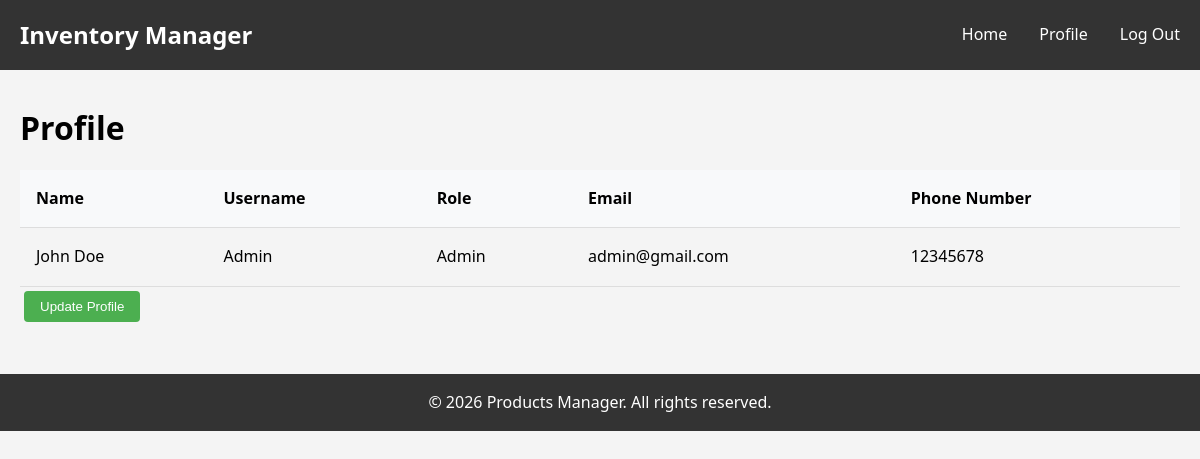
Page /pages/profile.php (signed in) on the earlier database version.
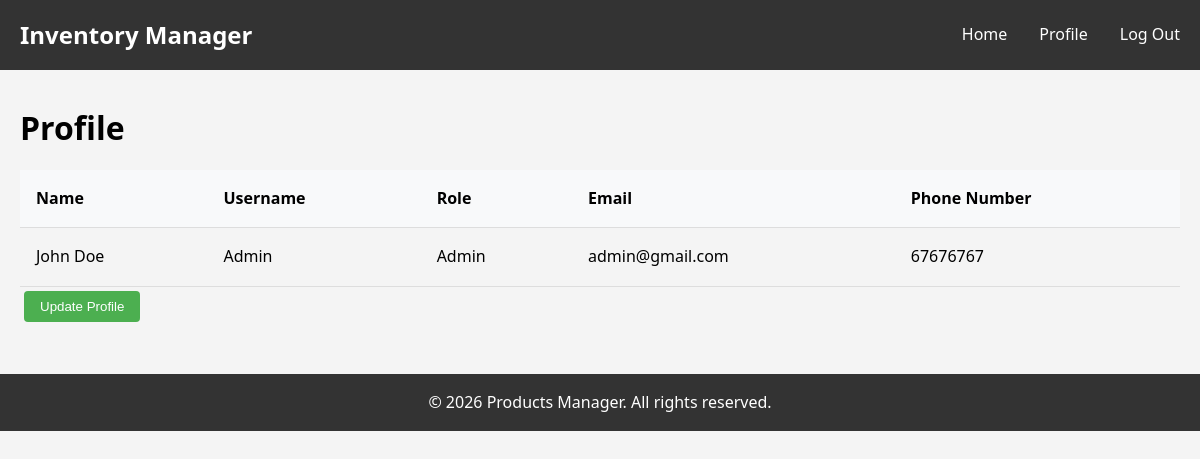
Same page on the later database version.
### tables this page shows
CREATE TABLE `users` (
  `id` int(11) NOT NULL,
  `email` varchar(255) NOT NULL,
  `username` varchar(100) NOT NULL,
  `password_hash` varchar(255) NOT NULL,
  `role` enum('Admin','User') NOT NULL DEFAULT 'User',
  `first_name` varchar(100) NOT NULL,
  `last_name` varchar(100) NOT NULL,
  `phone_number` varchar(10) NOT NULL,
  `created_at` timestamp NOT NULL DEFAULT current_timestamp(),
  `updated_at` timestamp NOT NULL DEFAULT current_timestamp() ON UPDATE current_timestamp()
);

### pages/profile.php (the view, shortened to what this page needs)
<?php
require_once __DIR__ . '/../config/config.php';
$username = $_SESSION["username"];
$sql = "SELECT id, first_name, last_name, username, email, role, phone_number FROM users WHERE username = ?";
$stmt = $conn->prepare($sql);
$stmt->bind_param("s", $username);
if ($stmt->execute()) {
    $result = $stmt->get_result();
    if ($result->num_rows > 0) {
        $row = $result->fetch_assoc();
        $id = $row["id"];
        $firstName = $row["first_name"];
        $lastName = $row["last_name"];
        $username = $row["username"];
        $email = $row["email"];
        $role = $row["role"];
        $phoneNumber = $row["phone_number"];
    } else {
        echo "No book found with that ID.";
    }
} else {
    echo "Error searching: " . $conn->error;
}
?>
<!DOCTYPE html>
<html lang="en">
<head>
    <link rel="stylesheet" href="<?php echo BASE_URL; ?>/css/style.css">
</head>
<body>
    <?php include __DIR__ . '/../includes/header.php'; ?>
    <div class="container">
        <h1>Profile</h1>
        <table>
            <thead>
                <tr>
                    <th>Name</th>
                    <th>Username</th>
                    <th>Role</th>
                    <th>Email</th>
                    <th>Phone Number</th>
                </tr>
            </thead>
            <tbody>
                <tr>
                    <td><?php echo htmlspecialchars($firstName . " " . $lastName); ?></td>
                    <td><?php echo htmlspecialchars($username); ?></td>
                    <td><?php echo htmlspecialchars($role); ?></td>
                    <td><?php echo htmlspecialchars($email); ?></td>
                    <td><?php echo htmlspecialchars($phoneNumber); ?></td>
                </tr>
            </tbody>
        </table>
        <button type="button" class="btn btn-primary" onclick="window.location.href='update_profile.php?id=<?php echo $id; ?>'">Update Profile</button>
    </div>
    <?php include __DIR__ . '/../includes/footer.php'; ?>
</body>
</html>

Differences in the rows shown:
changed users "John Doe": phone_number "12345678" → "67676767"
